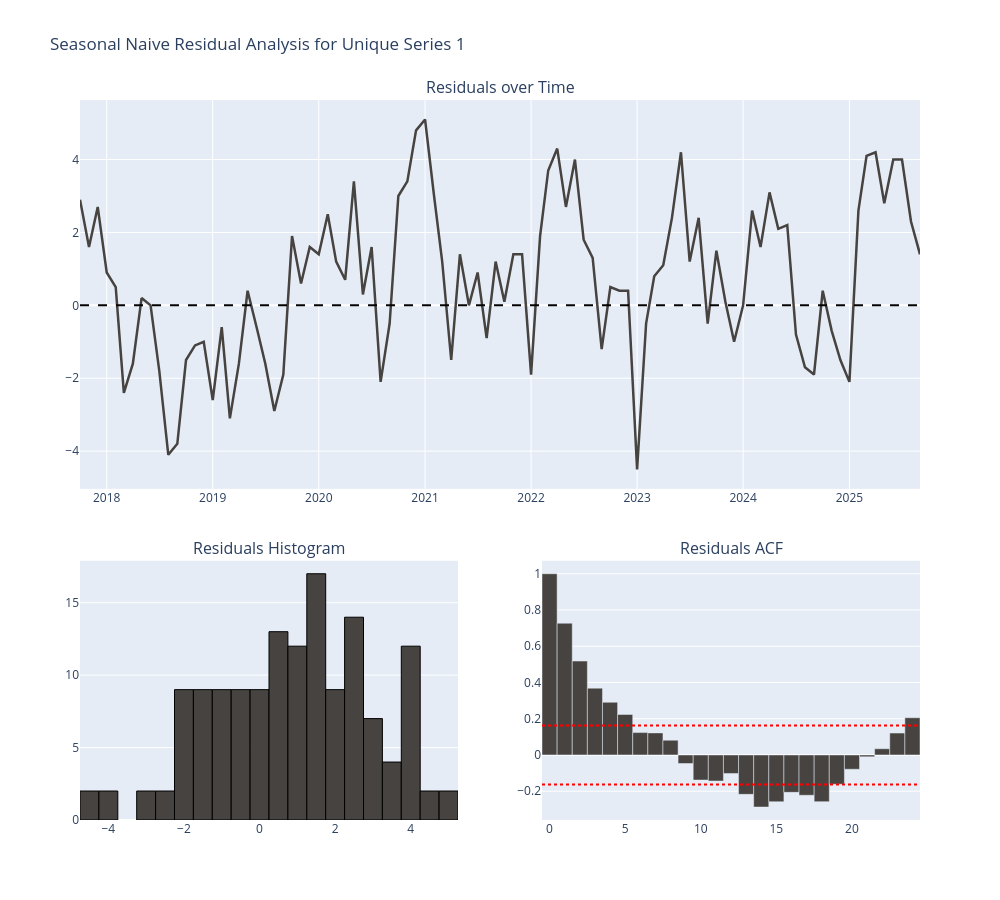

Here is the notebook cell this chart was saved with:
### Code cell
# Compute ACF
nlags = 24  # 2 years worth of lags
residuals = ts_sample['SN_Residuals']
acf_vals = acf(residuals, nlags=nlags)

# Create subplot layout: 2 rows, 2 columns for row 2
fig = make_subplots(
    rows=2, cols=2,
    shared_xaxes=False,
    column_widths=[0.5, 0.5],
    row_heights=[0.6, 0.4],  # first row taller
    specs=[[{"colspan": 2}, None], [{"type": "xy"}, {"type": "xy"}]],
    subplot_titles=("Residuals over Time", "Residuals Histogram", "Residuals ACF"),
    vertical_spacing=0.10
)

fig.add_trace(
    go.Scatter(
        x=ts_sample['ds'],
        y=residuals,
        mode='lines',
        line=dict(color=color_discrete_map['SeasonalNaive'], width=2.5),
        name='Residuals'
    ),
    row=1, col=1
)

# Horizontal line at 0
fig.add_hline(y=0, line_dash="dash", line_color="black", row=1, col=1)

fig.add_trace(
    go.Histogram(
        x=residuals,
        nbinsx=30,
        name='Residuals',
        marker_color=color_discrete_map['SeasonalNaive'],
        marker_line_color='black',   # border color
        marker_line_width=1          # border width
    ),
    row=2, col=1
)

fig.add_trace(
    go.Bar(
        x=np.arange(len(acf_vals)),
        y=acf_vals,
        name='ACF',
        marker_color=color_discrete_map['SeasonalNaive'],
    ),
    row=2, col=2
)

# Add confidence intervals for ACF
conf_int = 1.96/np.sqrt(len(residuals))
fig.add_hline(y=conf_int, line_dash="dot", line_color="red", row=2, col=2)
fig.add_hline(y=-conf_int, line_dash="dot", line_color="red", row=2, col=2)

# Layout adjustments
fig.update_layout(
    height=900,
    width=1000,
    title_text="Seasonal Naive Residual Analysis for Unique Series 1",
    showlegend=False,
)

fig.show()

### Figure 1 — Plotly figure (JSON) as saved in the notebook; plotly's stock layout.template omitted (floating-point values rounded to 4 significant figures; data arrays with more than 128 entries replaced by an {"elided": "..."} marker saying what was removed)
{"data": [{"line": {"color": "#474340", "width": 2.5}, "mode": "lines", "name": "Residuals", "type": "scatter", "x": {"elided": "145 str values"}, "xaxis": "x", "y": {"elided": "145 float values"}, "yaxis": "y"}, {"marker": {"color": "#474340", "line": {"color": "black", "width": 1}}, "name": "Residuals", "nbinsx": 30, "type": "histogram", "x": {"elided": "145 float values"}, "xaxis": "x2", "yaxis": "y2"}, {"marker": {"color": "#474340"}, "name": "ACF", "type": "bar", "x": [0, 1, 2, 3, 4, 5, 6, 7, 8, 9, 10, 11, 12, 13, 14, 15, 16, 17, 18, 19, 20, 21, 22, 23, 24], "xaxis": "x3", "y": [1.0, 0.7272, 0.5182, 0.3686, 0.2908, 0.2237, 0.1236, 0.1218, 0.08153, -0.04724, -0.1386, -0.144, -0.1022, -0.2173, -0.2874, -0.2582, -0.2063, -0.2223, -0.2577, -0.1617, -0.07885, -0.01011, 0.03424, 0.1208, 0.2053], "yaxis": "y3"}], "layout": {"annotations": [{"font": {"size": 16}, "showarrow": false, "text": "Residuals over Time", "x": 0.5, "xanchor": "center", "xref": "paper", "y": 1, "yanchor": "bottom", "yref": "paper"}, {"font": {"size": 16}, "showarrow": false, "text": "Residuals Histogram", "x": 0.225, "xanchor": "center", "xref": "paper", "y": 0.36, "yanchor": "bottom", "yref": "paper"}, {"font": {"size": 16}, "showarrow": false, "text": "Residuals ACF", "x": 0.775, "xanchor": "center", "xref": "paper", "y": 0.36, "yanchor": "bottom", "yref": "paper"}], "height": 900, "shapes": [{"line": {"color": "black", "dash": "dash"}, "type": "line", "x0": 0, "x1": 1, "xref": "x domain", "y0": 0, "y1": 0, "yref": "y"}, {"line": {"color": "red", "dash": "dot"}, "type": "line", "x0": 0, "x1": 1, "xref": "x3 domain", "y0": 0.1628, "y1": 0.1628, "yref": "y3"}, {"line": {"color": "red", "dash": "dot"}, "type": "line", "x0": 0, "x1": 1, "xref": "x3 domain", "y0": -0.1628, "y1": -0.1628, "yref": "y3"}], "showlegend": false, "title": {"text": "Seasonal Naive Residual Analysis for Unique Series 1"}, "width": 1000, "xaxis": {"anchor": "y", "domain": [0, 1]}, "xaxis2": {"anchor": "y2", "domain": [0, 0.45]}, "xaxis3": {"anchor": "y3", "domain": [0.55, 1]}, "yaxis": {"anchor": "x", "domain": [0.46, 1]}, "yaxis2": {"anchor": "x2", "domain": [0, 0.36]}, "yaxis3": {"anchor": "x3", "domain": [0, 0.36]}}}
